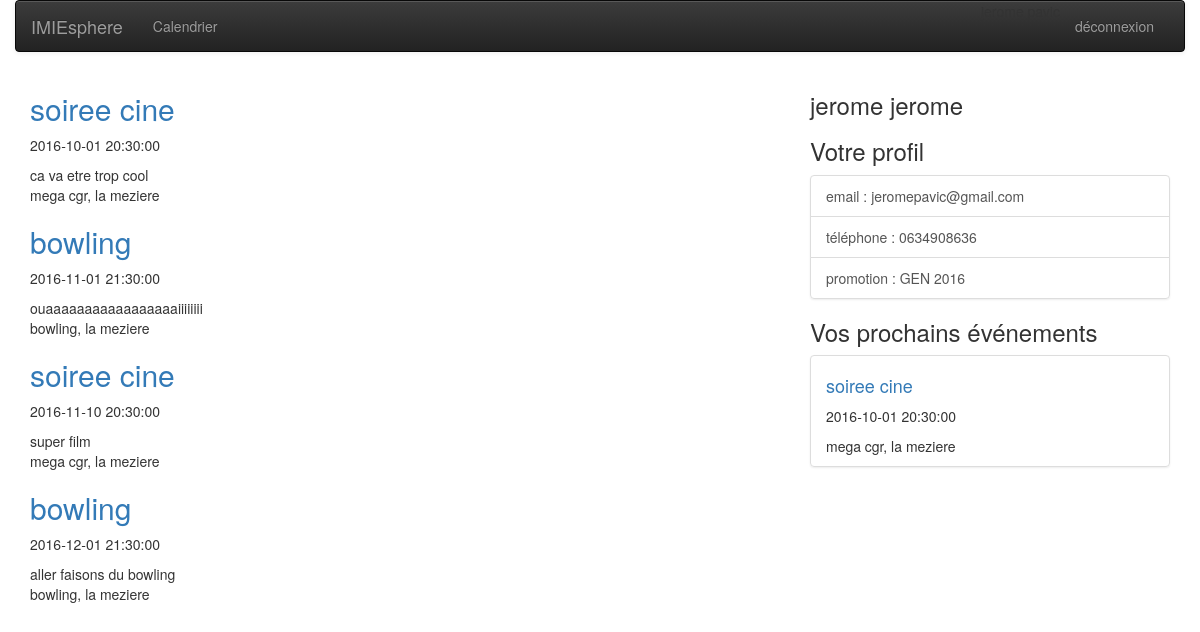
Page /index.php?action=calendar (signed in) on the committed database.
### tables this page shows
CREATE TABLE event(
        id_event          int (11) Auto_increment  NOT NULL ,
        event_name        Varchar (30) NOT NULL ,
        event_description Text ,
        event_start       Datetime NOT NULL ,
        event_end         Datetime ,
        id_address        Int NOT NULL ,
        PRIMARY KEY (id_event )
);

CREATE TABLE address(
        id_address    int (11) Auto_increment  NOT NULL ,
        street        Varchar (50) ,
        street_number Varchar (8) ,
        building      Varchar (35) ,
        address_name  Varchar (25) ,
        id_city       Int NOT NULL ,
        PRIMARY KEY (id_address )
);

CREATE TABLE city(
        id_city     int (11) Auto_increment  NOT NULL ,
        city_name   Varchar (30) NOT NULL ,
        postal_code Mediumint ,
        PRIMARY KEY (id_city )
);

### application/models/EventModel.php (called while the page is built, shortened)
<?php
class EventModel {
    public function getAllEvents($date) {
        $db = Db::getInstance();
        $query = $db->query('SELECT event.id_event, event.event_name, event.event_description, event.event_start, address.street_number, address.street, address.address_name, city.city_name FROM event
                                INNER JOIN address ON event.id_address = address.id_address
                                INNER JOIN city ON address.id_city = city.id_city
                                WHERE DATE(event.event_start) > \''.$date.'\'
                                ORDER BY event.event_start');
        $events = $query->fetchAll();
        return $events;
    }
}
?>

### application/models/UserRegistrationModel.php (called while the page is built, shortened)
<?php
class UserRegistrationModel {
	public function getUserRegistration ($id_user){
		$db = Db::getInstance();
		$query = $db->query('SELECT event.id_event, event.event_name, event.event_start, address.address_name, city.city_name FROM user_registration
								INNER JOIN registration ON user_registration.id_registration = registration.id_registration
								INNER JOIN event ON registration.id_event = event.id_event
								INNER JOIN address ON event.id_address = address.id_address
								INNER JOIN city ON address.id_city = city.id_city
						        WHERE user_registration.id_user = '.$id_user.'');
		$query = $query->fetchAll();
		return $query;
	}
}
?>

### application/controllers/UserRegistrationController.php (called while the page is built, shortened)
<?php
class UserRegistrationController{
	public function getUserRegistration ($id_user){
		require_once('application/models/UserRegistrationModel.php');
		$userRegistrationModel = new UserRegistrationModel();
		$userEvents = $userRegistrationModel->getUserRegistration($id_user);
		return $userEvents;
	}
}

### application/views/site/CalendarConsult.php (the view, shortened to what this page needs)
            <div class="row">
                <div class="col-sm-8">
                    <?php foreach ($allEvents as $event) : ?>
                        <article class="article">
                            <header>
	                            <h2><a href="index.php?action=eventShow&id_event=<?php echo $event['id_event']; ?>" id="link" ><?php echo $event['event_name']; ?></a></h2>
                                <p class="article-info"><?php echo $event['event_start'] ?></p>
                            </header>
                            <section><?php echo $event['event_description'] ?></section>
                            <footer>
                                <span><?php echo $event['address_name'].', '.$event['city_name'] ?></span>
                            </footer>
                        </article>
                    <?php endforeach; ?>
                </div>
                <?php if(isset($_SESSION['id_role'])) : ?>
                    <?php require_once('application/views/layout/side.php'); ?>
                <?php endif; ?>
            </div>
<?php require_once('application/views/layout/footer.php'); ?>

### application/views/layout/side.php
<div class="col-sm-4">
    <aside>
        <div class="post-recents">
            <h3><?php echo $_COOKIE['userInfos']['firstname'].' '.$_COOKIE['userInfos']['firstname']; ?></h3>
        </div>
        <div class="categories liste">
            <h3>Votre profil</h3>
            <div class="list-group">
                <a href="#" class="list-group-item list-perso"><?php echo 'email : '.$_COOKIE['userInfos']['email']; ?> </a>
                <a href="#" class="list-group-item list-perso "><?php echo 'téléphone : '.$_COOKIE['userInfos']['phone']; ?> </a>
                <a href="#" class="list-group-item list-perso"><?php echo 'promotion : '.$_COOKIE['userInfos']['grade_name'].' '.$_COOKIE['userInfos']['promotion']; ?> </a>
            </div>
        </div>
        <div class="commentaires-recents liste">
            <h3>Vos prochains événements</h3>
            <div class="list-group">
            	<?php foreach ($_COOKIE['userEvents'] as $event) : ?>
        			<article class="list-group-item list-perso">
            			<header>
             		<h4><a href="index.php?action=eventShow&id_event=<?php echo $event['id_event']; ?>" id="link" ><?php echo $event['event_name']; ?></a></h4>
                		<p class="article-info"><?php echo $event['event_start'] ?></p>
           				</header>
            			<footer>
                			<span><?php echo $event['address_name'].', '.$event['city_name'] ?></span>
            			</footer>
        			</article>
    			<?php endforeach; ?>
            </div>
        </div>
    </aside>
</div>

### rows in the picture
event: event_name "soiree cine", event_start "2016-10-01 20:30:00", event_description "ca va etre trop cool", id_address.address_name "mega cgr", city.city_name "la meziere"
event: event_name "bowling", event_start "2016-11-01 21:30:00", event_description "ouaaaaaaaaaaaaaaaaaiiiiiiii", id_address.address_name "bowling", city.city_name "la meziere"
event: event_name "soiree cine", event_start "2016-11-10 20:30:00", event_description "super film", id_address.address_name "mega cgr", city.city_name "la meziere"
event: event_name "bowling", event_start "2016-12-01 21:30:00", event_description "aller faisons du bowling", id_address.address_name "bowling", city.city_name "la meziere"

### other values in the picture
$_COOKIE['userInfos']['firstname'] "jerome"
$_COOKIE['userInfos']['email'] "jeromepavic@gmail.com"
$_COOKIE['userInfos']['phone'] "0634908636"
$_COOKIE['userInfos']['grade_name'] "GEN"
$_COOKIE['userInfos']['promotion'] "2016"
